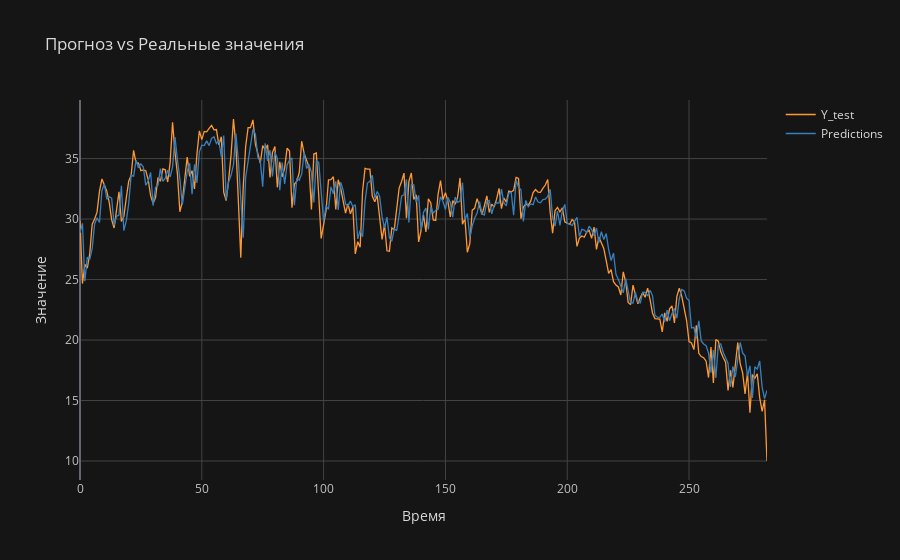

Notebook code cell kept with this figure:
### Code cell
lstm_mape = mean_absolute_percentage_error(y_test, lstm_pred)
lstm_mae = mean_absolute_error(y_test, lstm_pred)
print(f"MAPE: {lstm_mape} %")
print(f"MAE: {lstm_mae}")

df_test = pd.DataFrame({
    'Y_test': y_test.ravel(),
    'Predictions': lstm_pred.ravel()
})
# Отобразить на графике
df_test.iplot(title="Прогноз vs Реальные значения", xTitle="Время", yTitle="Значение", theme="solar")

### Figure 1 — Plotly figure (JSON) as saved in the notebook; plotly's stock layout.template omitted (floating-point values rounded to 4 significant figures; data arrays with more than 128 entries replaced by an {"elided": "..."} marker saying what was removed)
{"data": [{"line": {"color": "rgba(255, 153, 51, 1.0)", "dash": "solid", "shape": "linear", "width": 1.3}, "mode": "lines", "name": "Y_test", "text": "", "type": "scatter", "x": {"elided": "283 int values"}, "y": {"elided": "283 float values"}}, {"line": {"color": "rgba(55, 128, 191, 1.0)", "dash": "solid", "shape": "linear", "width": 1.3}, "mode": "lines", "name": "Predictions", "text": "", "type": "scatter", "x": {"elided": "283 int values"}, "y": {"elided": "283 float values"}}], "layout": {"legend": {"bgcolor": "#151516", "font": {"color": "#D9D9D9"}}, "paper_bgcolor": "#151516", "plot_bgcolor": "#151516", "title": {"font": {"color": "#D9D9D9"}, "text": "Прогноз vs Реальные значения"}, "xaxis": {"gridcolor": "#434343", "showgrid": true, "tickfont": {"color": "#C2C2C2"}, "title": {"font": {"color": "#D9D9D9"}, "text": "Время"}, "zerolinecolor": "#666570"}, "yaxis": {"gridcolor": "#434343", "showgrid": true, "tickfont": {"color": "#C2C2C2"}, "title": {"font": {"color": "#D9D9D9"}, "text": "Значение"}, "zerolinecolor": "#666570"}}}
